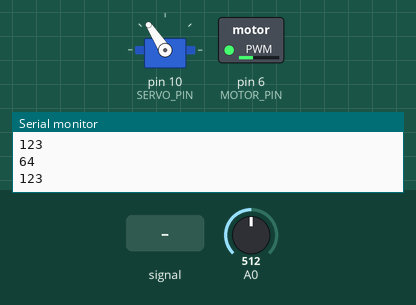
A sketch run on a simulated Arduino Uno, built with avr-gcc and run on an emulated ATmega328P. On the bench: servo, switched loads named in the sketch (green lamp = pin HIGH), the last lines printed to the serial monitor. Inputs (shaded band) come from the test bench; at power-on: A0 = 512. Pins used as bus, display or sensor lines are not drawn.

Above: at 1.2 s.
1.3 s: A0 fed a 200 Hz sine of ±81 counts around its level
4.3 s: A0 set to 716
5.8 s: A0 fed a 2 Hz sine of ±306 counts around its level
At 6.05 s:
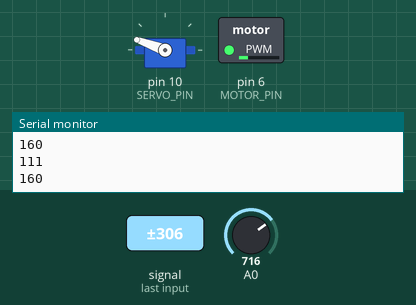
8.8 s: A0 set to 900
At 8.8 s:
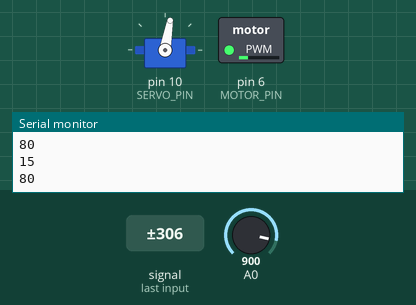
Timing chart, 0 to 11.3 s (numbered marks = the images above; inputs shaded):
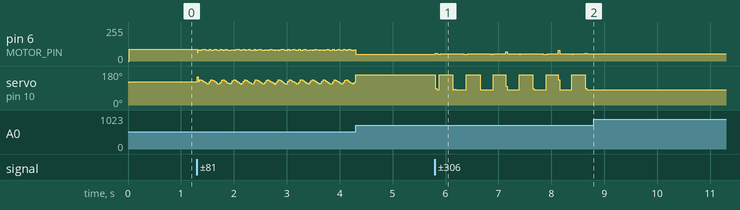

Measured:
- after the input at 8.8 s, pin 6 (MOTOR_PIN): stops changing and stays 56/255; servo on pin 10 (SERVO_PIN): stays 80° (without the input it goes to 160° after 0.10 s)

The sketch:

controllWithLock.ino
```cpp
#include <Servo.h>
#include <PID_v1.h>

Servo myservo;  // create servo object to control a servo

//degree limits for servo
const int MAX_ANGLE = 40;
const int SERVO_MID = 120; //MID point for servo
const int SERVO_RIGHT = SERVO_MID+MAX_ANGLE;
const int SERVO_LEFT = SERVO_MID-MAX_ANGLE;

//Lock mechanism for servo
boolean leftLock = false;
boolean rightLock = false;

//position of cars
const int MID_POSITION = 64; //mid postion is mid index of 128 sized array
int prevPosition = MID_POSITION;
int curPosition = MID_POSITION;


//motor duty range: 0~100
const int MAX_DUTY = 35;
const int MID_DUTY = 22;
const int MIN_DUTY = 20;

int pixelArray[128] ;            // Pixel array.

int CLK = 13;                    // Set pin 13 as CLK.
int SI  = 12;                    // Set pin 12 as SI.
int MOTOR_PIN = 6;                // Set pin 9 as motor
int SERVO_PIN =10;                //Set pin 10 as servo

void setup() {
  leftLock = false;
  rightLock = false;

  pinMode(CLK, OUTPUT);          // Set CLK as output.
  pinMode(SI, OUTPUT);           // Set SI as  output.
  pinMode(MOTOR_PIN, OUTPUT);    // Set MOTOR_PIN as output.

  myservo.attach(SERVO_PIN);  //connect signal to pin 9
  myservo.write(SERVO_MID);   //initialize position to mid


  Serial.begin(9600);

  digitalWrite(SI, HIGH);
  digitalWrite(CLK, HIGH);
  digitalWrite(SI, LOW);
  digitalWrite(CLK, LOW);

  // This clocks out indeterminate pixel data from power up.
  for(int i = 0; i < 128; i ++){
    digitalWrite(CLK, HIGH);
    digitalWrite(CLK, LOW);
  }

}


void loop() {
  //wait for expose
  delayMicroseconds(10000);
  //starts pixel count
  digitalWrite(SI, HIGH);
  digitalWrite(CLK, HIGH);
  digitalWrite(SI, LOW);
  digitalWrite(CLK, LOW);

  //read data from camera to pixelArray
  for(int i = 0; i < 128; i++){
    pixelArray[i] = analogRead(A0);
    digitalWrite(CLK, HIGH);
    digitalWrite(CLK, LOW);
  }


  findPosition(pixelArray);
  Serial.println(curPosition);

  if(pixelArray[curPosition] > 170  && curPosition< 100 && rightLock == true) {
    rightLock = false;
  }
  else if(pixelArray[curPosition] > 170 && curPosition > 20 && leftLock == true) {
    leftLock = false;
  }
  if(curPosition > 105) {
    rightLock = true;
  }
  else if(curPosition < 15) {
    leftLock = true;
  }
  int degree = 0;
  if(rightLock) {
    degree = SERVO_RIGHT;
  }
  else if(leftLock) {
    degree = SERVO_LEFT;
  }
  else {
    degree = map(curPosition, 15, 105, SERVO_LEFT, SERVO_RIGHT);
  }
  Serial.println(degree);

  turnWheel(degree);

  //offValue is how much the car is off the center
  int offValue = curPosition-MID_POSITION;
  if(offValue<0) {
     offValue = -offValue;
  }
  int motorDuty = 0;
  if(offValue>=50) {
    motorDuty = MIN_DUTY;
  }
  else if (offValue<50 && offValue>40) {
    motorDuty = MID_DUTY;
  }
  else {
    motorDuty = map(offValue, 0, 40, MAX_DUTY, MID_DUTY); //dynamically adjust the speed
  }
  int speed = motorPWM(motorDuty);
  analogWrite(MOTOR_PIN, speed);


}

// Find the position of the car
void findPosition(int* pixelArray) {
   int sensorSum = 0;
   int sensorAvg = 0;
   int threshold = findThreshold(pixelArray);
   //Serial.println(threshold);
   for(int i = 0; i < 128; i++) {
      int afterThreshold = doThreshold(pixelArray[i], threshold);
      sensorSum += afterThreshold;
      sensorAvg += afterThreshold * i;
   }
   //Serial.println(sensorSum);
   //if all black, means off the track
   if(sensorSum == 0) {
      curPosition = prevPosition;
   }
   else {
      curPosition = (int)sensorAvg/sensorSum;
      prevPosition = curPosition;
  }
}

/* Steer wheel by certain degree based on the position of the car
 */
void turnWheel(int degree) {
  myservo.write(degree);
}

/* Calculate the duty cycle for the motor
 */
int motorPWM(int motorDuty) {
  int speed = 2.55 * motorDuty;      //speed range: 0~255
  return speed;
}

/*threshold the input analog signal from line sensor
  to 1(white) and 0(black)
 */
int doThreshold(int val, int threshold) {
  //int threshold = findThreshold(pixelArray);
  if(val>threshold) {
    return 1;
  }
  else {
    return 0;
  }
}

/* Find the best threshold to determine the location of the line
 */
int findThreshold(int* pixelArray) {
  long average = 0;
  int maximum = 0;

  for(int i = 0; i < 128; i++) {
    average = average + pixelArray[i];
    if(pixelArray[i] > maximum) {
      maximum = pixelArray[i];
    }
  }
  //Serial.println(average);
  average = average/128;

  //Adaptive threshold
  int offset = adaptThresOffset(maximum, average);

  offset = offset + average;

  //Static threshold (THRES_OFFSET varies)
  //offset = 1000;

  return offset;
}


/* Algorithm for adaptive thresholding
 */
int adaptThresOffset(int maximum, int average)
{
  return ((maximum - average)/2);
}
```
